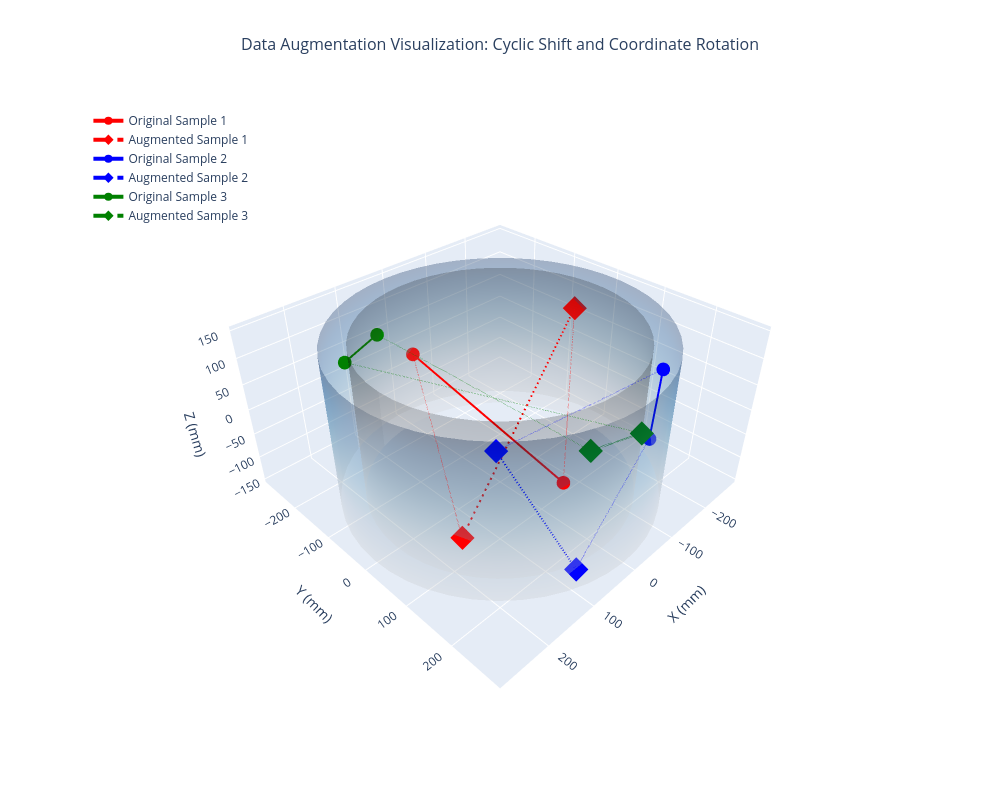

Notebook code for this chart:
### Code cell
import torch
import numpy as np
import plotly.graph_objects as go
from plotly.subplots import make_subplots
import math

# Constants from your training script
W_SIZE = 41  # Width dimension (circumferential)

def augment_data(inputs, labels, W_SIZE=41):
    """
    Augment data by cyclically shifting along W axis and rotating corresponding labels.
    
    Args:
        inputs: Tensor of shape (B, C, T, H, W) - input data
        labels: Tensor of shape (B, 6) - target coordinates [x1, y1, z1, x2, y2, z2]
        W_SIZE: Width dimension size (circumferential axis)
    
    Returns:
        augmented_inputs: Cyclically shifted inputs
        augmented_labels: Rotated coordinates
        shift_amounts: The shift amounts used (for visualization)
        angles: The rotation angles used (for visualization)
    """
    B = inputs.shape[0]
    device = inputs.device
    
    # Generate random shift amounts for each sample in the batch
    shift_amounts = torch.randint(0, W_SIZE, (B,), device=device)
    
    # Calculate rotation angles (in radians)
    angles = (shift_amounts.float() / W_SIZE) * (2 * math.pi)
    
    # Prepare augmented tensors
    augmented_inputs = torch.zeros_like(inputs)
    augmented_labels = labels.clone()
    
    # Apply cyclic shift to each sample
    for i in range(B):
        shift = shift_amounts[i].item()
        # Cyclically shift along W dimension (axis 4)
        augmented_inputs[i] = torch.roll(inputs[i], shifts=shift, dims=3)  # W is dim 3 after indexing
    
    # Apply rotation to labels
    cos_angles = torch.cos(angles)
    sin_angles = torch.sin(angles)
    
    # Extract coordinates
    x1, y1, z1 = labels[:, 0], labels[:, 1], labels[:, 2]
    x2, y2, z2 = labels[:, 3], labels[:, 4], labels[:, 5]
    
    # Apply 2D rotation matrix to both points
    # [x'] = [cos(θ)  -sin(θ)] [x]
    # [y']   [sin(θ)   cos(θ)] [y]
    
    # Point 1
    x1_new = x1 * cos_angles - y1 * sin_angles
    y1_new = x1 * sin_angles + y1 * cos_angles
    
    # Point 2  
    x2_new = x2 * cos_angles - y2 * sin_angles
    y2_new = x2 * sin_angles + y2 * cos_angles
    
    # Reconstruct augmented labels (Z coordinates unchanged)
    augmented_labels = torch.stack([x1_new, y1_new, z1, x2_new, y2_new, z2], dim=1)
    
    return augmented_inputs, augmented_labels, shift_amounts, angles

def create_cylinder_mesh(r_inner, r_outer, z_half, n_theta=50, n_z=20):
    """Create cylinder wall meshes for visualization."""
    theta = np.linspace(0, 2*np.pi, n_theta)
    z = np.linspace(-z_half, z_half, n_z)
    
    # Create meshgrids
    theta_mesh, z_mesh = np.meshgrid(theta, z)
    
    # Outer cylinder
    x_outer = r_outer * np.cos(theta_mesh)
    y_outer = r_outer * np.sin(theta_mesh)
    
    # Inner cylinder
    x_inner = r_inner * np.cos(theta_mesh)
    y_inner = r_inner * np.sin(theta_mesh)
    
    return (x_outer, y_outer, z_mesh), (x_inner, y_inner, z_mesh)

def create_demo_data(batch_size=3):
    """Create sample data for demonstration."""
    # Create dummy input data (B, C, T, H, W)
    inputs = torch.randn(batch_size, 2, 3, 207, W_SIZE)
    
    # Create sample coordinate labels within the cylinder bounds
    labels = []
    for _ in range(batch_size):
        # Generate two random points within the cylinder
        for _ in range(2):  # Two points per sample
            # Random radius between inner and outer
            r = np.random.uniform(R_INNER_MM, R_OUTER_MM)
            # Random angle
            theta = np.random.uniform(0, 2*np.pi)
            # Random z within bounds
            z = np.random.uniform(-Z_HALF_MM, Z_HALF_MM)
            
            # Convert to cartesian
            x = r * np.cos(theta)
            y = r * np.sin(theta)
            
            labels.extend([x, y, z])
    
    # Reshape to (batch_size, 6)
    labels = torch.tensor(labels, dtype=torch.float32).reshape(batch_size, 6)
    
    return inputs, labels

def visualize_augmentation():
    """Create comprehensive 3D visualization of the augmentation process."""
    
    # Generate demo data
    inputs, original_labels = create_demo_data(batch_size=3)
    
    # Apply augmentation
    augmented_inputs, augmented_labels, shift_amounts, angles = augment_data(inputs, original_labels, W_SIZE)
    
    # Create cylinder meshes
    (x_outer, y_outer, z_outer), (x_inner, y_inner, z_inner) = create_cylinder_mesh(
        R_INNER_MM, R_OUTER_MM, Z_HALF_MM
    )
    
    # Create the 3D plot
    fig = go.Figure()
    
    # Add cylinder walls (outer)
    fig.add_trace(go.Surface(
        x=x_outer, y=y_outer, z=z_outer,
        colorscale='Blues',
        opacity=0.3,
        showscale=False,
        name='Outer Cylinder'
    ))
    
    # Add cylinder walls (inner)
    fig.add_trace(go.Surface(
        x=x_inner, y=y_inner, z=z_inner,
        colorscale='Greys',
        opacity=0.2,
        showscale=False,
        name='Inner Cylinder'
    ))
    
    # Colors for different samples
    colors = ['red', 'blue', 'green']
    
    # Plot original and augmented points for each sample
    for i in range(len(original_labels)):
        # Original points
        orig_coords = original_labels[i].numpy()
        x1_orig, y1_orig, z1_orig = orig_coords[0], orig_coords[1], orig_coords[2]
        x2_orig, y2_orig, z2_orig = orig_coords[3], orig_coords[4], orig_coords[5]
        
        # Augmented points
        aug_coords = augmented_labels[i].numpy()
        x1_aug, y1_aug, z1_aug = aug_coords[0], aug_coords[1], aug_coords[2]
        x2_aug, y2_aug, z2_aug = aug_coords[3], aug_coords[4], aug_coords[5]
        
        # Original points
        fig.add_trace(go.Scatter3d(
            x=[x1_orig, x2_orig],
            y=[y1_orig, y2_orig],
            z=[z1_orig, z2_orig],
            mode='markers+lines',
            marker=dict(size=8, color=colors[i], symbol='circle'),
            line=dict(color=colors[i], width=4),
            name=f'Original Sample {i+1}'
        ))
        
        # Augmented points
        fig.add_trace(go.Scatter3d(
            x=[x1_aug, x2_aug],
            y=[y1_aug, y2_aug],
            z=[z1_aug, z2_aug],
            mode='markers+lines',
            marker=dict(size=8, color=colors[i], symbol='diamond'),
            line=dict(color=colors[i], width=4, dash='dash'),
            name=f'Augmented Sample {i+1}'
        ))
        
        # Add rotation arrows to show the transformation
        # Draw arrow from original to augmented for point 1
        fig.add_trace(go.Scatter3d(
            x=[x1_orig, x1_aug],
            y=[y1_orig, y1_aug],
            z=[z1_orig, z1_aug],
            mode='lines',
            line=dict(color=colors[i], width=2, dash='dot'),
            opacity=0.6,
            showlegend=False
        ))
        
        # Draw arrow from original to augmented for point 2
        fig.add_trace(go.Scatter3d(
            x=[x2_orig, x2_aug],
            y=[y2_orig, y2_aug],
            z=[z2_orig, z2_aug],
            mode='lines',
            line=dict(color=colors[i], width=2, dash='dot'),
            opacity=0.6,
            showlegend=False
        ))
    
    # Update layout
    fig.update_layout(
        title={
            'text': 'Data Augmentation Visualization: Cyclic Shift and Coordinate Rotation',
            'x': 0.5,
            'font': {'size': 16}
        },
        scene=dict(
            xaxis_title='X (mm)',
            yaxis_title='Y (mm)',
            zaxis_title='Z (mm)',
            aspectmode='data',
            camera=dict(
                eye=dict(x=1.5, y=1.5, z=1.5)
            )
        ),
        width=1000,
        height=800,
        legend=dict(
            yanchor="top",
            y=0.99,
            xanchor="left",
            x=0.01
        )
    )
    
    # Print augmentation details
    print("=== Data Augmentation Details ===")
    for i in range(len(original_labels)):
        shift = shift_amounts[i].item()
        angle_deg = math.degrees(angles[i].item())
        print(f"\nSample {i+1}:")
        print(f"  Cyclic shift: {shift} indices (out of {W_SIZE})")
        print(f"  Rotation angle: {angle_deg:.1f}°")
        
        # Calculate and verify radial distances are preserved
        orig_coords = original_labels[i].numpy()
        aug_coords = augmented_labels[i].numpy()
        
        r1_orig = np.sqrt(orig_coords[0]**2 + orig_coords[1]**2)
        r1_aug = np.sqrt(aug_coords[0]**2 + aug_coords[1]**2)
        r2_orig = np.sqrt(orig_coords[3]**2 + orig_coords[4]**2)
        r2_aug = np.sqrt(aug_coords[3]**2 + aug_coords[4]**2)
        
        print(f"  Point 1 radius: {r1_orig:.2f}mm → {r1_aug:.2f}mm (Δ: {abs(r1_orig-r1_aug):.6f}mm)")
        print(f"  Point 2 radius: {r2_orig:.2f}mm → {r2_aug:.2f}mm (Δ: {abs(r2_orig-r2_aug):.6f}mm)")
        print(f"  Z coordinates unchanged: {orig_coords[2]:.2f}, {orig_coords[5]:.2f}")
    
    return fig

# Run the visualization
if __name__ == "__main__":
    print("Creating data augmentation visualization...")
    fig = visualize_augmentation()
    
    # Display the plot
    fig.show()
    
    print("\n=== Legend ===")
    print("• Circles (solid lines): Original coordinate points")
    print("• Diamonds (dashed lines): Augmented coordinate points after rotation")
    print("• Dotted lines: Show the transformation from original to augmented points")
    print("• Blue/Grey surfaces: Outer and inner cylinder walls")
    print("\nThe augmentation preserves:")
    print("- Radial distances from the cylinder axis")
    print("- Z coordinates (height)")
    print("- Relative positions between point pairs")

### Figure 1 — Plotly figure (JSON) as saved in the notebook; plotly's stock layout.template omitted (floating-point values rounded to 4 significant figures; data arrays with more than 128 entries replaced by an {"elided": "..."} marker saying what was removed)
{"data": [{"colorscale": [[0, "rgb(247,251,255)"], [0.125, "rgb(222,235,247)"], [0.25, "rgb(198,219,239)"], [0.375, "rgb(158,202,225)"], [0.5, "rgb(107,174,214)"], [0.625, "rgb(66,146,198)"], [0.75, "rgb(33,113,181)"], [0.875, "rgb(8,81,156)"], [1, "rgb(8,48,107)"]], "name": "Outer Cylinder", "opacity": 0.3, "showscale": false, "type": "surface", "x": {"elided": "20x50 float values"}, "y": {"elided": "20x50 float values"}, "z": {"elided": "20x50 float values"}}, {"colorscale": [[0, "rgb(255,255,255)"], [0.125, "rgb(240,240,240)"], [0.25, "rgb(217,217,217)"], [0.375, "rgb(189,189,189)"], [0.5, "rgb(150,150,150)"], [0.625, "rgb(115,115,115)"], [0.75, "rgb(82,82,82)"], [0.875, "rgb(37,37,37)"], [1, "rgb(0,0,0)"]], "name": "Inner Cylinder", "opacity": 0.2, "showscale": false, "type": "surface", "x": {"elided": "20x50 float values"}, "y": {"elided": "20x50 float values"}, "z": {"elided": "20x50 float values"}}, {"line": {"color": "red", "width": 4}, "marker": {"color": "red", "size": 8, "symbol": "circle"}, "mode": "markers+lines", "name": "Original Sample 1", "type": "scatter3d", "x": [-36.92, 125.3], "y": [-274.5, 243.7], "z": [-24.42, 66.36]}, {"line": {"color": "red", "dash": "dash", "width": 4}, "marker": {"color": "red", "size": 8, "symbol": "diamond"}, "mode": "markers+lines", "name": "Augmented Sample 1", "type": "scatter3d", "x": [229.5, -265.3], "y": [155.0, -68.64], "z": [-24.42, 66.36]}, {"line": {"color": "red", "dash": "dot", "width": 2}, "mode": "lines", "opacity": 0.6, "showlegend": false, "type": "scatter3d", "x": [-36.92, 229.5], "y": [-274.5, 155.0], "z": [-24.42, -24.42]}, {"line": {"color": "red", "dash": "dot", "width": 2}, "mode": "lines", "opacity": 0.6, "showlegend": false, "type": "scatter3d", "x": [125.3, -265.3], "y": [243.7, -68.64], "z": [66.36, 66.36]}, {"line": {"color": "blue", "width": 4}, "marker": {"color": "blue", "size": 8, "symbol": "circle"}, "mode": "markers+lines", "name": "Original Sample 2", "type": "scatter3d", "x": [-136.9, -234.2], "y": [212.7, 148.1], "z": [113.5, -107.0]}, {"line": {"color": "blue", "dash": "dash", "width": 4}, "marker": {"color": "blue", "size": 8, "symbol": "diamond"}, "mode": "markers+lines", "name": "Augmented Sample 2", "type": "scatter3d", "x": [182.7, 100.8], "y": [174.9, 258.1], "z": [113.5, -107.0]}, {"line": {"color": "blue", "dash": "dot", "width": 2}, "mode": "lines", "opacity": 0.6, "showlegend": false, "type": "scatter3d", "x": [-136.9, 182.7], "y": [212.7, 174.9], "z": [113.5, 113.5]}, {"line": {"color": "blue", "dash": "dot", "width": 2}, "mode": "lines", "opacity": 0.6, "showlegend": false, "type": "scatter3d", "x": [-234.2, 100.8], "y": [148.1, 258.1], "z": [-107.0, -107.0]}, {"line": {"color": "green", "width": 4}, "marker": {"color": "green", "size": 8, "symbol": "circle"}, "mode": "markers+lines", "name": "Original Sample 3", "type": "scatter3d", "x": [157.1, 69.2], "y": [-204.6, -231.8], "z": [71.91, 78.09]}, {"line": {"color": "green", "dash": "dash", "width": 4}, "marker": {"color": "green", "size": 8, "symbol": "diamond"}, "mode": "markers+lines", "name": "Augmented Sample 3", "type": "scatter3d", "x": [-30.45, 58.97], "y": [256.1, 234.6], "z": [71.91, 78.09]}, {"line": {"color": "green", "dash": "dot", "width": 2}, "mode": "lines", "opacity": 0.6, "showlegend": false, "type": "scatter3d", "x": [157.1, -30.45], "y": [-204.6, 256.1], "z": [71.91, 71.91]}, {"line": {"color": "green", "dash": "dot", "width": 2}, "mode": "lines", "opacity": 0.6, "showlegend": false, "type": "scatter3d", "x": [69.2, 58.97], "y": [-231.8, 234.6], "z": [78.09, 78.09]}], "layout": {"height": 800, "legend": {"x": 0.01, "xanchor": "left", "y": 0.99, "yanchor": "top"}, "scene": {"aspectmode": "data", "camera": {"eye": {"x": 1.5, "y": 1.5, "z": 1.5}}, "xaxis": {"title": {"text": "X (mm)"}}, "yaxis": {"title": {"text": "Y (mm)"}}, "zaxis": {"title": {"text": "Z (mm)"}}}, "title": {"font": {"size": 16}, "text": "Data Augmentation Visualization: Cyclic Shift and Coordinate Rotation", "x": 0.5}, "width": 1000}}
